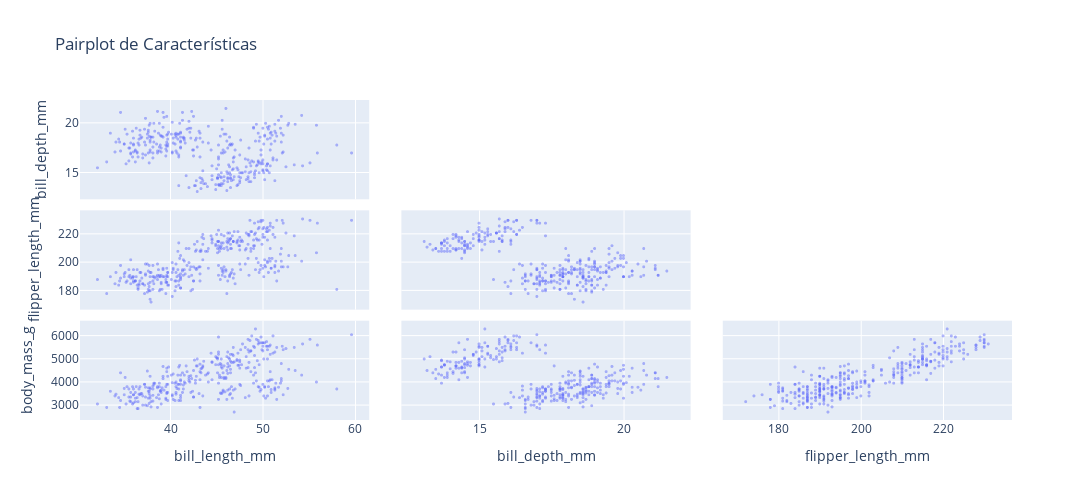

The code cell stored with this chart in its notebook:
### Code cell
df = df[['bill_length_mm', 'bill_depth_mm', 'flipper_length_mm', 'body_mass_g']].dropna()

fig = px.scatter_matrix(df,
                        dimensions=['bill_length_mm', 'bill_depth_mm', 'flipper_length_mm', 'body_mass_g'],
                        title="Pairplot de Características",
                        opacity=0.5,
                        height=500, width=1200)

for i in range(len(fig.data)):
    fig.data[i].showupperhalf = False
    fig.data[i].diagonal.visible = False
    fig.data[i].marker.size = 3
fig.show()

### Figure 1 — Plotly figure (JSON) as saved in the notebook; plotly's stock layout.template omitted (floating-point values rounded to 4 significant figures; data arrays with more than 128 entries replaced by an {"elided": "..."} marker saying what was removed)
{"data": [{"diagonal": {"visible": false}, "dimensions": [{"axis": {"matches": true}, "label": "bill_length_mm", "values": {"elided": "342 float values"}}, {"axis": {"matches": true}, "label": "bill_depth_mm", "values": {"elided": "342 float values"}}, {"axis": {"matches": true}, "label": "flipper_length_mm", "values": {"elided": "342 float values"}}, {"axis": {"matches": true}, "label": "body_mass_g", "values": {"elided": "342 float values"}}], "hovertemplate": "%{xaxis.title.text}=%{x}<br>%{yaxis.title.text}=%{y}<extra></extra>", "legendgroup": "", "marker": {"color": "#636efa", "opacity": 0.5, "size": 3, "symbol": "circle"}, "name": "", "showlegend": false, "showupperhalf": false, "type": "splom"}], "layout": {"dragmode": "select", "height": 500, "legend": {"tracegroupgap": 0}, "title": {"text": "Pairplot de Características"}, "width": 1200}}
